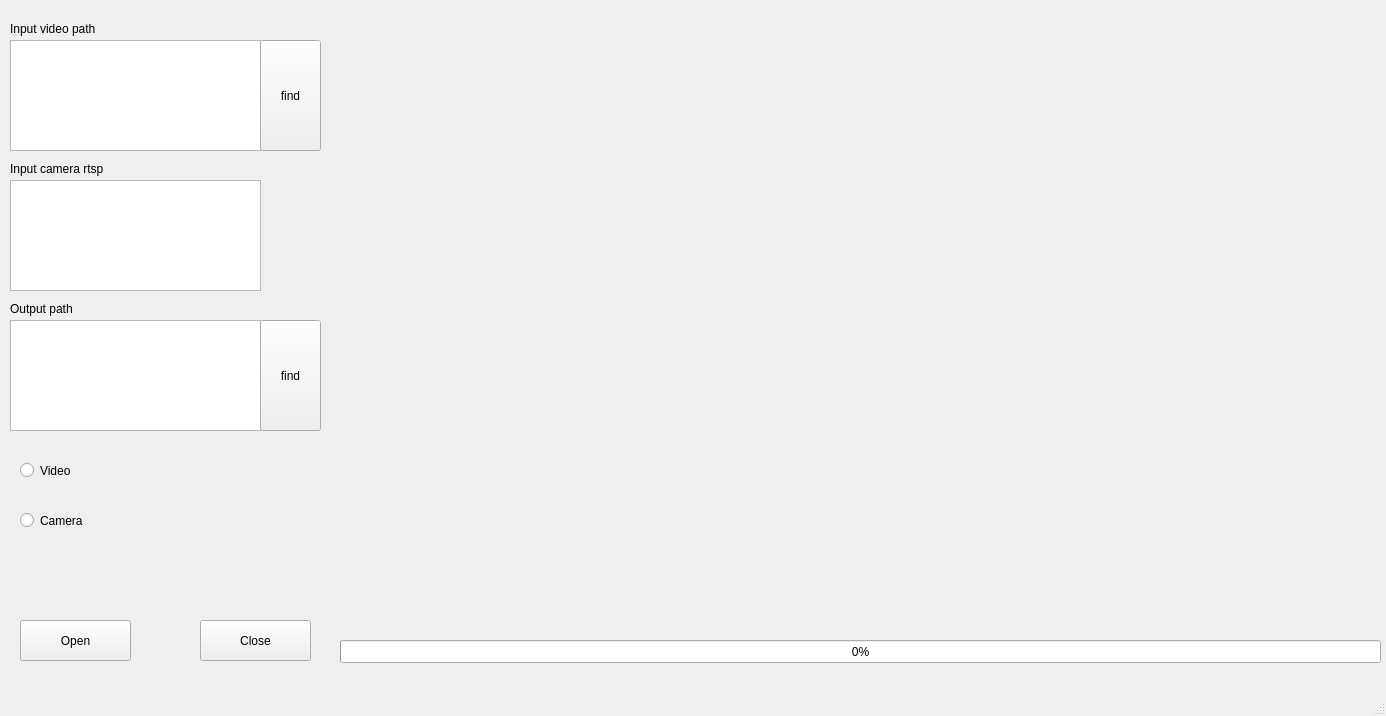
<?xml version="1.0" encoding="UTF-8"?>
<ui version="4.0">
 <class>MainWindow</class>
 <widget class="QMainWindow" name="MainWindow">
  <property name="geometry">
   <rect>
    <x>0</x>
    <y>0</y>
    <width>1386</width>
    <height>716</height>
   </rect>
  </property>
  <property name="windowTitle">
   <string>MainWindow</string>
  </property>
  <widget class="QWidget" name="centralwidget">
   <widget class="QPushButton" name="open">
    <property name="geometry">
     <rect>
      <x>20</x>
      <y>620</y>
      <width>111</width>
      <height>41</height>
     </rect>
    </property>
    <property name="text">
     <string>Open</string>
    </property>
   </widget>
   <widget class="QPushButton" name="close">
    <property name="geometry">
     <rect>
      <x>200</x>
      <y>620</y>
      <width>111</width>
      <height>41</height>
     </rect>
    </property>
    <property name="text">
     <string>Close</string>
    </property>
   </widget>
   <widget class="QRadioButton" name="radioButtonVideo">
    <property name="geometry">
     <rect>
      <x>20</x>
      <y>450</y>
      <width>96</width>
      <height>41</height>
     </rect>
    </property>
    <property name="text">
     <string>Video</string>
    </property>
   </widget>
   <widget class="QRadioButton" name="radioButtonCam">
    <property name="geometry">
     <rect>
      <x>20</x>
      <y>500</y>
      <width>96</width>
      <height>41</height>
     </rect>
    </property>
    <property name="text">
     <string>Camera</string>
    </property>
   </widget>
   <widget class="QProgressBar" name="video_progressBar">
    <property name="geometry">
     <rect>
      <x>340</x>
      <y>640</y>
      <width>1041</width>
      <height>23</height>
     </rect>
    </property>
    <property name="value">
     <number>0</number>
    </property>
   </widget>
   <widget class="QPlainTextEdit" name="input_video_path">
    <property name="geometry">
     <rect>
      <x>10</x>
      <y>40</y>
      <width>251</width>
      <height>111</height>
     </rect>
    </property>
   </widget>
   <widget class="QPlainTextEdit" name="input_camera_rtsp">
    <property name="geometry">
     <rect>
      <x>10</x>
      <y>180</y>
      <width>251</width>
      <height>111</height>
     </rect>
    </property>
    <property name="plainText">
     <string/>
    </property>
   </widget>
   <widget class="QPlainTextEdit" name="output_path">
    <property name="geometry">
     <rect>
      <x>10</x>
      <y>320</y>
      <width>251</width>
      <height>111</height>
     </rect>
    </property>
   </widget>
   <widget class="QLabel" name="input_video_path_title">
    <property name="geometry">
     <rect>
      <x>10</x>
      <y>20</y>
      <width>141</width>
      <height>18</height>
     </rect>
    </property>
    <property name="text">
     <string>Input video path</string>
    </property>
   </widget>
   <widget class="QLabel" name="input_camera_rtsp_title">
    <property name="geometry">
     <rect>
      <x>10</x>
      <y>160</y>
      <width>141</width>
      <height>18</height>
     </rect>
    </property>
    <property name="text">
     <string>Input camera rtsp</string>
    </property>
   </widget>
   <widget class="QLabel" name="output_path_title">
    <property name="geometry">
     <rect>
      <x>10</x>
      <y>300</y>
      <width>141</width>
      <height>18</height>
     </rect>
    </property>
    <property name="text">
     <string>Output path</string>
    </property>
   </widget>
   <widget class="QPushButton" name="find_video">
    <property name="geometry">
     <rect>
      <x>260</x>
      <y>40</y>
      <width>61</width>
      <height>111</height>
     </rect>
    </property>
    <property name="text">
     <string>find</string>
    </property>
   </widget>
   <widget class="QPushButton" name="find_output">
    <property name="geometry">
     <rect>
      <x>260</x>
      <y>320</y>
      <width>61</width>
      <height>111</height>
     </rect>
    </property>
    <property name="text">
     <string>find</string>
    </property>
   </widget>
   <widget class="QLabel" name="label">
    <property name="geometry">
     <rect>
      <x>340</x>
      <y>10</y>
      <width>1041</width>
      <height>621</height>
     </rect>
    </property>
    <property name="text">
     <string/>
    </property>
   </widget>
  </widget>
  <widget class="QMenuBar" name="menubar">
   <property name="geometry">
    <rect>
     <x>0</x>
     <y>0</y>
     <width>1386</width>
     <height>23</height>
    </rect>
   </property>
  </widget>
  <widget class="QStatusBar" name="statusbar"/>
 </widget>
 <resources/>
 <connections/>
</ui>
